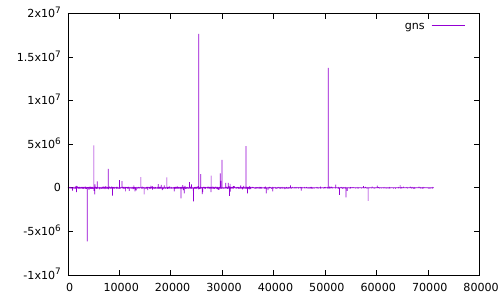

The gnuplot source for this figure:
#!/usr/bin/env gnuplot

set terminal pdf

IN  = ARG1
OUT = ARG2

set output OUT

plot \
    IN with lines title 'gns'
